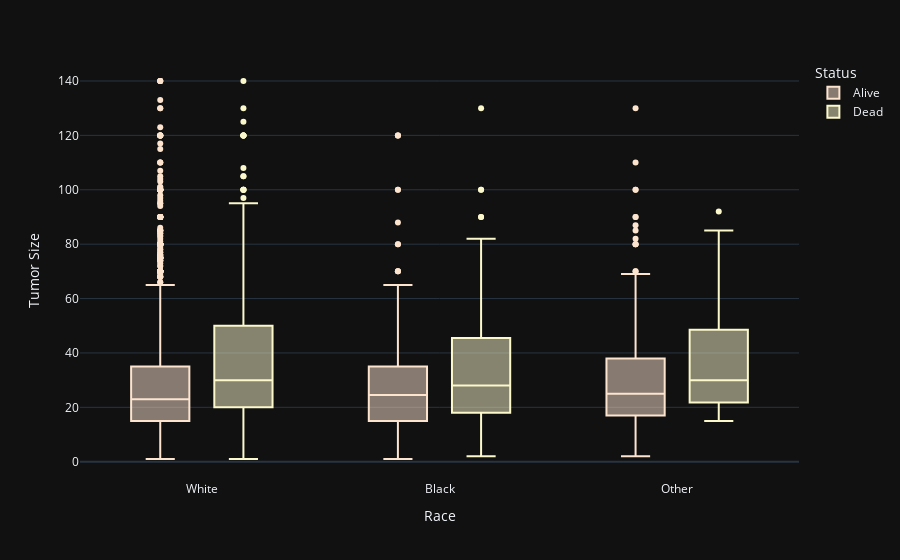

The code cell stored with this chart in its notebook:
### Markdown cell above
## Ethnicité

### Code cell
fig = px.box(
    df_bc,
    x="Race",
    y="Tumor Size",
    color="Status",
    color_discrete_sequence=COLORS,
    template="plotly_dark")

fig.show()

### Figure 1 — Plotly figure (JSON) as saved in the notebook; plotly's stock layout.template omitted (floating-point values rounded to 4 significant figures; data arrays with more than 128 entries replaced by an {"elided": "..."} marker saying what was removed)
{"data": [{"alignmentgroup": "True", "hovertemplate": "Status=Alive<br>Race=%{x}<br>Tumor Size=%{y}<extra></extra>", "legendgroup": "Alive", "marker": {"color": "#fde4cf"}, "name": "Alive", "notched": false, "offsetgroup": "Alive", "orientation": "v", "showlegend": true, "type": "box", "x": {"elided": "3408 str values"}, "x0": " ", "xaxis": "x", "y": {"elided": "3408 int values"}, "y0": " ", "yaxis": "y"}, {"alignmentgroup": "True", "hovertemplate": "Status=Dead<br>Race=%{x}<br>Tumor Size=%{y}<extra></extra>", "legendgroup": "Dead", "marker": {"color": "#fbf8cc"}, "name": "Dead", "notched": false, "offsetgroup": "Dead", "orientation": "v", "showlegend": true, "type": "box", "x": {"elided": "616 str values"}, "x0": " ", "xaxis": "x", "y": {"elided": "616 int values"}, "y0": " ", "yaxis": "y"}], "layout": {"boxmode": "group", "legend": {"title": {"text": "Status"}, "tracegroupgap": 0}, "margin": {"t": 60}, "xaxis": {"anchor": "y", "domain": [0, 1], "title": {"text": "Race"}}, "yaxis": {"anchor": "x", "domain": [0, 1], "title": {"text": "Tumor Size"}}}}
